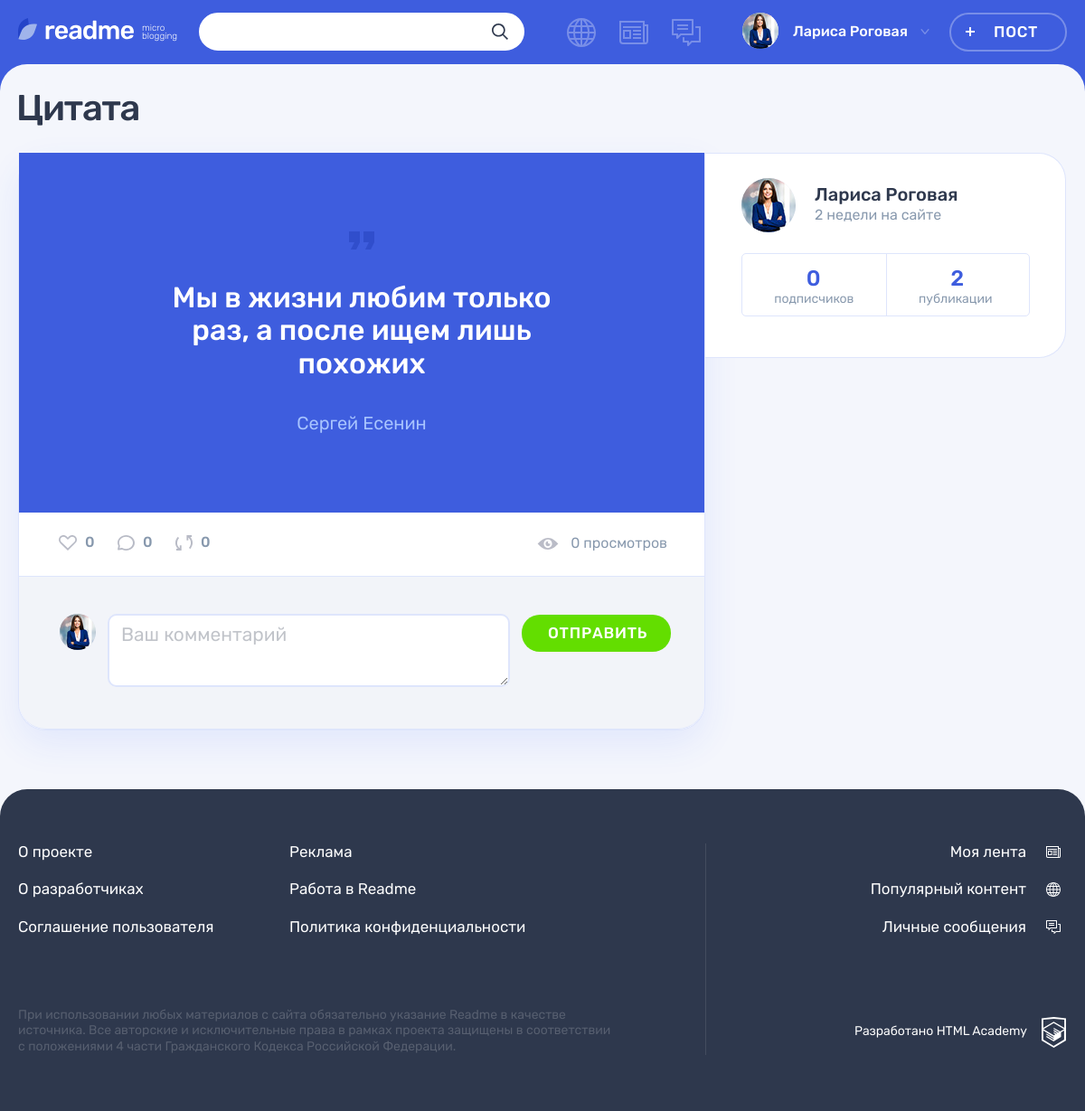
/post.php?id=1 (signed in), run on the app's committed database.
### tables this page shows
CREATE TABLE post (
	id INT UNSIGNED AUTO_INCREMENT PRIMARY KEY,
	dt_add TIMESTAMP NOT NULL DEFAULT CURRENT_TIMESTAMP(),
	title VARCHAR(128) NOT NULL,
	text_content TEXT,
	quote_author VARCHAR(128),
	image_path VARCHAR(128),
	video_path VARCHAR(128),
	link VARCHAR(128),
	show_count INT UNSIGNED NOT NULL DEFAULT 0,
	author_id INT UNSIGNED NOT NULL,
	is_repost BOOLEAN NOT NULL DEFAULT 0,
	origin_post_id INT UNSIGNED,
	content_type_id INT UNSIGNED NOT NULL,
	FOREIGN KEY (author_id) REFERENCES user(id),
	FOREIGN KEY (origin_post_id) REFERENCES post(id),
	FOREIGN KEY (content_type_id) REFERENCES content_type(id),
	FULLTEXT INDEX post_ft_search(title, text_content)
);

CREATE TABLE input (
	id INT UNSIGNED AUTO_INCREMENT PRIMARY KEY,
	label VARCHAR(128),
	name VARCHAR(128) NOT NULL,
	placeholder VARCHAR(128),
	required BOOLEAN,
	type_id INT UNSIGNED NOT NULL,
	FOREIGN KEY (type_id) REFERENCES input_type(id)
);

### helpers.php (called while the page is built, shortened)
<?php
function get_noun_plural_form(int $number, string $one, string $two, string $many): string
{
    $number = (int)$number;
    $mod10 = $number % 10;
    $mod100 = $number % 100;
    switch (true) {
        case ($mod10 >= 2 && $mod10 <= 4):
            return $two;
        default:
            return $many;
    }
}
function include_template($name, array $data = [])
{
    $name = 'templates/' . $name;
    extract($data);
    require $name;
    $result = ob_get_clean();
    return $result;
}

### functions.php (called while the page is built, shortened)
<?php
function esc(string $str) : string {
    $text = htmlspecialchars($str);
    return $text;
}
function get_post_fields(string $prefix, string $mode = 'select') : string {
    $post_fields = [
        'select' => [
            'id',
            'dt_add',
            'title',
            'text_content',
            'quote_author',
            'image_path',
            'video_path',
            'link',
            'show_count',
            'author_id',
            'is_repost',
            'origin_post_id',
            'content_type_id'
        ],
        'insert' => [
            'title',
            'text_content',
            'quote_author',
            'image_path',
            'video_path',
            'link',
            'author_id',
            'is_repost',
            'origin_post_id',
            'content_type_id'
        ]
    ];
    array_walk($post_fields[$mode], 'add_prefix', $prefix);
    return implode(', ', $post_fields[$mode]);
}
function get_relative_time(string $date) : string {
    $ts_diff = time() - strtotime($date);
    if ($ts_diff < 60) {
        $relative_time = "$ts_diff " . get_noun_plural_form($ts_diff, 'секунда', 'секунды', 'секунд');
    } elseif ($ts_diff < 3600) {
        $minutes = floor($ts_diff / 60);
        $relative_time = "$minutes " . get_noun_plural_form($minutes, 'минута', 'минуты', 'минут');
    } elseif ($ts_diff < 86400) {
        $hours = floor($ts_diff / 3600);
        $relative_time = "$hours " . get_noun_plural_form($hours, 'час', 'часа', 'часов');
    } elseif ($ts_diff < 604800) {
        $days = floor($ts_diff / 86400);
        $relative_time = "$days " . get_noun_plural_form($days, 'день', 'дня', 'дней');
    } elseif ($ts_diff < 3024000) {
        $weeks = floor($ts_diff / 604800);
        $relative_time = "$weeks " . get_noun_plural_form($weeks, 'неделя', 'недели', 'недель');
    } elseif ($ts_diff >= 3024000) {
        $dt_diff = date_diff(date_create($date), date_create('now'));
        $months = date_interval_format($dt_diff, '%m');
        $relative_time = "$months " . get_noun_plural_form($months, 'месяц', 'месяца', 'месяцев');
    }
    return $relative_time;
}
function get_datetime_value(string $date) : string {
    if ($ts = strtotime($date)) {
        $datetime = date('Y-m-d H:i', $ts);
        $datetime = str_replace(' ', 'T', $datetime);
    }
    return $datetime ?? '';
}

### db-functions.php (called while the page is built, shortened)
<?php
function get_mysqli_result(mysqli $con, string $sql, string $result_type = 'all') {
    if (!$result = mysqli_query($con, $sql)) {
        update_errors_log($con, $sql, 'mysql_errors.txt');
        http_response_code(500);
        exit;
    } elseif ($result_type === 'all') {
        $result = mysqli_fetch_all($result, MYSQLI_ASSOC);
    } elseif ($result_type === 'assoc') {
        $result = mysqli_fetch_assoc($result);
    }
    return $result;
}
function validate_post(mysqli $con, int $post_id) : int {
    $sql = "SELECT id FROM post WHERE id = $post_id";
    $result = get_mysqli_result($con, $sql, false);
    return $post_id;
}
function get_post_comments(mysqli $con, int $post_id) : array {
    $comments = filter_input(INPUT_GET, 'comments');
    $limit = !$comments || $comments !== 'all' ? ' LIMIT 2' : '';
    $sql = "SELECT
        c.id, c.dt_add, c.content, c.author_id, c.post_id,
        u.login, u.avatar_path
        FROM comment c
        INNER JOIN user u ON u.id = c.author_id
        WHERE post_id = $post_id
        ORDER BY c.dt_add DESC{$limit}";
    $comments = get_mysqli_result($con, $sql);
    return $comments;
}
function get_post_hashtags(mysqli $con, int $post_id) : array {
    $sql = "SELECT h.name
        FROM hashtag h
        INNER JOIN post_hashtag ph ON ph.hashtag_id = h.id
        INNER JOIN post p ON p.id = ph.post_id
        WHERE p.id = $post_id";
    $hashtags = get_mysqli_result($con, $sql);
    return $hashtags;
}
function get_form_inputs(mysqli $con, string $form) : array {
    $sql = "SELECT
        i.id, i.label, i.name, i.placeholder, i.required,
        it.name AS type, f.name AS form
        FROM input i
        INNER JOIN input_type it ON it.id = i.type_id
        INNER JOIN form_input fi ON fi.input_id = i.id
        INNER JOIN form f ON f.id = fi.form_id
        WHERE f.name = '$form'";
    $form_inputs = get_mysqli_result($con, $sql);
    $input_names = array_column($form_inputs, 'name');
    $form_inputs = array_combine($input_names, $form_inputs);
    return $form_inputs;
}

### templates/post.php (the view, shortened to what this page needs)
<div class="container">
    <h1 class="page__title page__title--publication"><?= esc($post['title']) ?></h1>
    <section class="post-details">
        <div class="post-details__wrapper post-<?= esc($post['class_name']) ?>">
            <?php $style = in_array($post['class_name'], ['quote', 'photo', 'video']) ? ' border-top: none;' : ''; ?>
            <div style="border-top-right-radius: 0;<?= $style ?>" class="post-details__main-block post post--details">
                <?php $style = $post['class_name'] === 'text' ? 'border-bottom: 1px solid #dee5fc;' : ''; ?>
                <div style="<?= $style ?>" class="post__main">
                    <?php if ($post['class_name'] === 'quote'): ?>
                        <?= include_template('inc/post-quote.php', ['post' => $post]) ?>
                    <?php elseif ($post['class_name'] === 'link'): ?>
                        <?= include_template('inc/post-link.php', ['post' => $post]) ?>
                    <?php elseif ($post['class_name'] === 'photo'): ?>
                        <?= include_template('inc/post-photo.php', ['post' => $post]) ?>
                    <?php elseif ($post['class_name'] === 'video'): ?>
                        <?= include_template('inc/post-video.php', ['post' => $post]) ?>
                    <?php elseif ($post['class_name'] === 'text'): ?>
                        <?= include_template('inc/post-text.php', ['post' => $post]) ?>
                    <?php endif; ?>
                </div>
                <div class="post__indicators">
                    <div class="post__buttons">
                        <?php $classname = $post['is_like'] ? ' post__indicator--likes-active' : ''; ?>
                        <a class="post__indicator post__indicator--likes<?= $classname ?> button" href="/like.php?id=<?= esc($post['id']) ?>" title="Лайк">
                            <svg class="post__indicator-icon" width="20" height="17">
                                <use xlink:href="#icon-heart"></use>
                            </svg>
                            <span><?= esc($post['like_count']) ?></span>
                        </a>
                        <a class="post__indicator post__indicator--comments button" href="#form" title="Комментарии">
                            <svg class="post__indicator-icon" width="19" height="17">
                                <use xlink:href="#icon-comment"></use>
                            </svg>
                            <span><?= esc($post['comment_count']) ?></span>
                        </a>
                        <a class="post__indicator post__indicator--repost button" href="/repost.php?id=<?= esc($post['id']) ?>" title="Репост">
                            <svg class="post__indicator-icon" width="19" height="17">
                                <use xlink:href="#icon-repost"></use>
                            </svg>
                            <span><?= esc($post['repost_count']) ?></span>
                        </a>
                    </div>
                    <span class="post__view"><?= $post['show_count'] . get_noun_plural_form($post['show_count'], ' просмотр', ' просмотра', ' просмотров') ?></span>
                </div>
                <div class="comments">
                    <?php if (isset($inputs['comment'])): ?>
                        <?php $style = empty($post['comments']) ? 'border-bottom-left-radius: 30px; border-bottom-right-radius: 30px;' : ''; ?>
                        <form style="<?= $style ?>" class="comments__form form" id="form" action="/post.php?id=<?= esc($post['id']) ?>" method="post">
                            <div class="comments__my-avatar">
                                <?php if (!empty($_SESSION['user']['avatar_path'])): ?>
                                    <img style="width: 40px; height: 40px; object-fit: cover;"
                                        class="comments__picture" src="uploads/<?= esc($_SESSION['user']['avatar_path']) ?>" width="40" height="40" alt="Аватар пользователя">
                                <?php endif; ?>
                            </div>
                            <?php $input = $inputs['comment'] ?>
                            <?php $classname = isset($errors[$input['name']][0]) ? ' form__input-section--error' : ''; ?>
                            <div class="form__input-section<?= $classname ?>">
                                <textarea class="comments__textarea form__textarea form__input" name="<?= esc($input['name']) ?>" placeholder="<?= esc($input['placeholder']) ?>"><?= esc(get_post_value($input['name'])) ?></textarea>
                            </div>
                            <button class="comments__submit button button--green" type="submit">Отправить</button>
                        </form>
                    <?php endif; ?>
                </div>
            </div>
            <div class="post-details__user user">
                <div class="post-details__user-info user__info">
                    <a class="post-details__avatar-link user__avatar-link" href="/profile.php?id=<?= esc($post['author_id']) ?>&tab=posts">
                        <div class="post-details__avatar user__avatar">
                            <?php if (!empty($post['author']['avatar_path'])): ?>
                                <img style="width: 60px; height: 60px; object-fit: cover;"
                                    class="post-details__picture user__picture" src="uploads/<?= esc($post['author']['avatar_path']) ?>" alt="Аватар пользователя">
                            <?php endif; ?>
                        </div>
                    </a>
                    <div class="post-details__name-wrapper user__name-wrapper">
                        <a class="post-details__name user__name" href="/profile.php?id=<?= esc($post['author_id']) ?>&tab=posts">
                            <span><?= esc($post['author']['login']) ?></span>
                        </a>
                        <time class="post-details__time user__time" datetime="<?= get_datetime_value($post['author']['dt_add']) ?>"><?= get_relative_time($post['author']['dt_add']) ?> на сайте</time>
                    </div>
                </div>
                <?php $style = $post['author_id'] === $_SESSION['user']['id'] ? 'margin-bottom: 0;' : ''; ?>
                <div style="<?= $style ?>" class="post-details__rating user__rating">
                    <p class="post-details__rating-item user__rating-item user__rating-item--subscribers">
                        <?php $subscribers = get_noun_plural_form($post['author']['subscriber_count'], ' подписчик', ' подписчика', ' подписчиков'); ?>
                        <span class="post-details__rating-amount user__rating-amount"><?= esc($post['author']['subscriber_count']) ?></span>
                        <span class="post-details__rating-text user__rating-text"><?= $subscribers ?></span>
                    </p>
                    <p class="post-details__rating-item user__rating-item user__rating-item--publications">
                        <?php $publications = get_noun_plural_form($post['author']['publication_count'], ' публикация', ' публикации', ' публикаций'); ?>
                        <span class="post-details__rating-amount user__rating-amount"><?= esc($post['author']['publication_count']) ?></span>
                        <span class="post-details__rating-text user__rating-text"><?= $publications ?></span>
                    </p>
                </div>
            </div>
        </div>
    </section>
</div>

### templates/inc/post-quote.php
<blockquote>
    <p><?= nl2br(esc($post['text_content']), false) ?></p>
    <cite><?= esc($post['quote_author']) ?></cite>
</blockquote>

### data on the page
post: title "Цитата", text_content "Мы в жизни любим только раз, а после ищем лишь похожих", quote_author "Сергей Есенин", show_count "0", show_count "просмотров"
input: comment "Ваш комментарий"

### other printed values
$_SESSION['user']['login'] "Лариса Роговая"
$post['like_count'] "0"
$post['comment_count'] "0"
$post['repost_count'] "0"
$post['author']['login'] "Лариса Роговая"
get_relative_time($post['author']['dt_add']) "2 недели"
$post['author']['subscriber_count'] "0"
$subscribers "подписчиков"
$post['author']['publication_count'] "2"
$publications "публикации"
